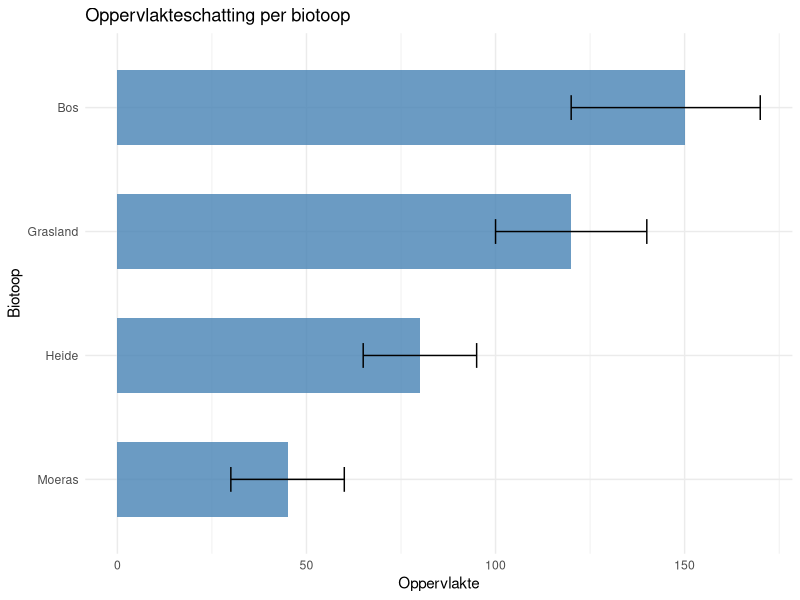
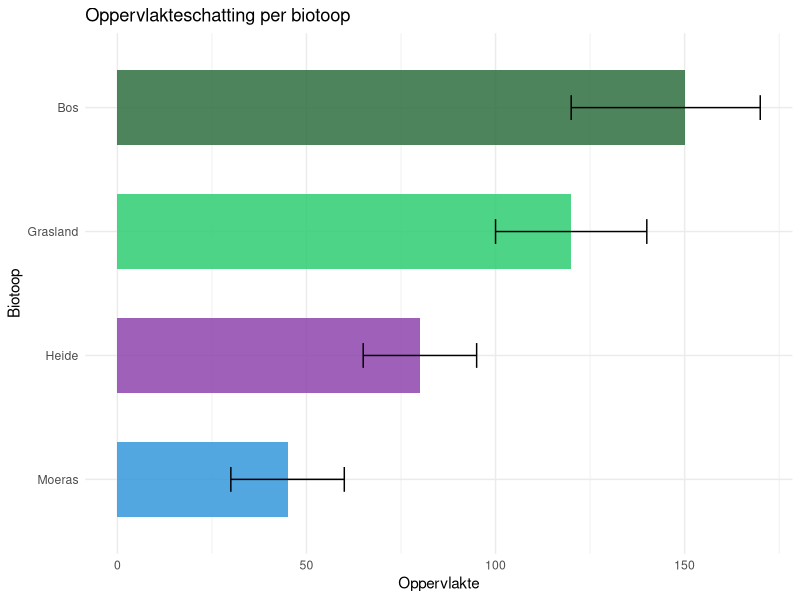

These charts were generated, in order, by the following R code:
# hier komt code om de analyse door C.Wils dd. 6/v/25 in een mooie figuur te zetten

# probeersel 1 gemini

library(ggplot2)

# Voorbeelddata (vervang 'df' door de naam van jouw data frame)
df <- data.frame(
  biotoop = c("Bos", "Heide", "Moeras", "Grasland"),
  OPP     = c(150, 80, 45, 120),
  MINOPP  = c(120, 65, 30, 100),
  MAXOPP  = c(170, 95, 60, 140)
)

# Figuur maken
ggplot(df, aes(y = reorder(biotoop, OPP), x = OPP)) +
  geom_col(fill = "steelblue", width = 0.6, alpha = 0.8) +
  geom_errorbar(aes(xmin = MINOPP, xmax = MAXOPP), width = 0.2, color = "black") +
  labs(
    title = "Oppervlakteschatting per biotoop",
    x = "Oppervlakte",
    y = "Biotoop"
  ) +
  theme_minimal()

# probeersel 2 gemini

library(ggplot2)

# 1. Voorbeelddata
df <- data.frame(
  biotoop = c("Bos", "Heide", "Moeras", "Grasland"),
  OPP     = c(150, 80, 45, 120),
  MINOPP  = c(120, 65, 30, 100),
  MAXOPP  = c(170, 95, 60, 140)
)

# 2. Definieer je eigen hex-kleurcodes per biotoop
kleuren_biotoop <- c(
  "Bos"      = "#2e6f40", # Donkergroen
  "Heide"    = "#8e44ad", # Paars
  "Moeras"   = "#3498db", # Blauw
  "Grasland" = "#2ecc71"  # Lichtgroen
)

# 3. Figuur maken
ggplot(df, aes(y = reorder(biotoop, OPP), x = OPP, fill = biotoop)) +
  geom_col(width = 0.6, alpha = 0.85) +
  geom_errorbar(aes(xmin = MINOPP, xmax = MAXOPP), width = 0.2, color = "black") +
  scale_fill_manual(values = kleuren_biotoop) +
  labs(
    title = "Oppervlakteschatting per biotoop",
    x = "Oppervlakte",
    y = "Biotoop"
  ) +
  theme_minimal() +
  theme(legend.position = "none") # Verbergt de legende, want de Y-as toont de namen al
